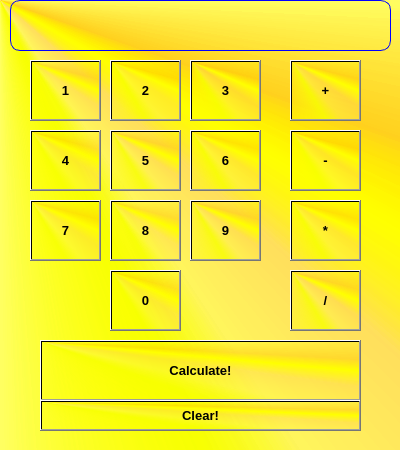
<?xml version="1.0" encoding="UTF-8"?>
<ui version="4.0">
 <class>MainWindow</class>
 <widget class="QMainWindow" name="MainWindow">
  <property name="geometry">
   <rect>
    <x>0</x>
    <y>0</y>
    <width>400</width>
    <height>450</height>
   </rect>
  </property>
  <property name="minimumSize">
   <size>
    <width>400</width>
    <height>450</height>
   </size>
  </property>
  <property name="maximumSize">
   <size>
    <width>400</width>
    <height>450</height>
   </size>
  </property>
  <property name="font">
   <font>
    <family>Segoe UI</family>
    <pointsize>12</pointsize>
    <weight>75</weight>
    <bold>true</bold>
   </font>
  </property>
  <property name="windowTitle">
   <string>Pixelsuft Calculator</string>
  </property>
  <property name="windowIcon">
   <iconset>
    <normaloff>icon.ico</normaloff>icon.ico</iconset>
  </property>
  <property name="styleSheet">
   <string notr="true">background-color: qconicalgradient(cx:0, cy:0, angle:135, stop:0 rgba(255, 255, 0, 69), stop:0.375 rgba(255, 255, 0, 69), stop:0.423533 rgba(251, 255, 0, 145), stop:0.45 rgba(247, 255, 0, 208), stop:0.477581 rgba(255, 244, 71, 130), stop:0.518717 rgba(255, 218, 71, 130), stop:0.55 rgba(255, 255, 0, 255), stop:0.57754 rgba(255, 203, 0, 130), stop:0.625 rgba(255, 255, 0, 69), stop:1 rgba(255, 255, 0, 69));</string>
  </property>
  <widget class="QWidget" name="centralwidget">
   <widget class="QPushButton" name="num1">
    <property name="geometry">
     <rect>
      <x>30</x>
      <y>60</y>
      <width>71</width>
      <height>61</height>
     </rect>
    </property>
    <property name="font">
     <font>
      <family>Segoe UI</family>
      <pointsize>10</pointsize>
      <weight>75</weight>
      <bold>true</bold>
     </font>
    </property>
    <property name="text">
     <string>1</string>
    </property>
   </widget>
   <widget class="QPushButton" name="num2">
    <property name="geometry">
     <rect>
      <x>110</x>
      <y>60</y>
      <width>71</width>
      <height>61</height>
     </rect>
    </property>
    <property name="font">
     <font>
      <family>Segoe UI</family>
      <pointsize>10</pointsize>
      <weight>75</weight>
      <bold>true</bold>
     </font>
    </property>
    <property name="text">
     <string>2</string>
    </property>
   </widget>
   <widget class="QPushButton" name="num3">
    <property name="geometry">
     <rect>
      <x>190</x>
      <y>60</y>
      <width>71</width>
      <height>61</height>
     </rect>
    </property>
    <property name="font">
     <font>
      <family>Segoe UI</family>
      <pointsize>10</pointsize>
      <weight>75</weight>
      <bold>true</bold>
     </font>
    </property>
    <property name="text">
     <string>3</string>
    </property>
   </widget>
   <widget class="QPushButton" name="num4">
    <property name="geometry">
     <rect>
      <x>30</x>
      <y>130</y>
      <width>71</width>
      <height>61</height>
     </rect>
    </property>
    <property name="font">
     <font>
      <family>Segoe UI</family>
      <pointsize>10</pointsize>
      <weight>75</weight>
      <bold>true</bold>
     </font>
    </property>
    <property name="text">
     <string>4</string>
    </property>
   </widget>
   <widget class="QPushButton" name="num5">
    <property name="geometry">
     <rect>
      <x>110</x>
      <y>130</y>
      <width>71</width>
      <height>61</height>
     </rect>
    </property>
    <property name="font">
     <font>
      <family>Segoe UI</family>
      <pointsize>10</pointsize>
      <weight>75</weight>
      <bold>true</bold>
     </font>
    </property>
    <property name="text">
     <string>5</string>
    </property>
   </widget>
   <widget class="QPushButton" name="num6">
    <property name="geometry">
     <rect>
      <x>190</x>
      <y>130</y>
      <width>71</width>
      <height>61</height>
     </rect>
    </property>
    <property name="font">
     <font>
      <family>Segoe UI</family>
      <pointsize>10</pointsize>
      <weight>75</weight>
      <bold>true</bold>
     </font>
    </property>
    <property name="text">
     <string>6</string>
    </property>
   </widget>
   <widget class="QPushButton" name="num7">
    <property name="geometry">
     <rect>
      <x>30</x>
      <y>200</y>
      <width>71</width>
      <height>61</height>
     </rect>
    </property>
    <property name="font">
     <font>
      <family>Segoe UI</family>
      <pointsize>10</pointsize>
      <weight>75</weight>
      <bold>true</bold>
     </font>
    </property>
    <property name="text">
     <string>7</string>
    </property>
   </widget>
   <widget class="QPushButton" name="num8">
    <property name="geometry">
     <rect>
      <x>110</x>
      <y>200</y>
      <width>71</width>
      <height>61</height>
     </rect>
    </property>
    <property name="font">
     <font>
      <family>Segoe UI</family>
      <pointsize>10</pointsize>
      <weight>75</weight>
      <bold>true</bold>
     </font>
    </property>
    <property name="text">
     <string>8</string>
    </property>
   </widget>
   <widget class="QPushButton" name="num9">
    <property name="geometry">
     <rect>
      <x>190</x>
      <y>200</y>
      <width>71</width>
      <height>61</height>
     </rect>
    </property>
    <property name="font">
     <font>
      <family>Segoe UI</family>
      <pointsize>10</pointsize>
      <weight>75</weight>
      <bold>true</bold>
     </font>
    </property>
    <property name="text">
     <string>9</string>
    </property>
   </widget>
   <widget class="QPushButton" name="num0">
    <property name="geometry">
     <rect>
      <x>110</x>
      <y>270</y>
      <width>71</width>
      <height>61</height>
     </rect>
    </property>
    <property name="font">
     <font>
      <family>Segoe UI</family>
      <pointsize>10</pointsize>
      <weight>75</weight>
      <bold>true</bold>
     </font>
    </property>
    <property name="text">
     <string>0</string>
    </property>
   </widget>
   <widget class="QPushButton" name="minus">
    <property name="geometry">
     <rect>
      <x>290</x>
      <y>130</y>
      <width>71</width>
      <height>61</height>
     </rect>
    </property>
    <property name="font">
     <font>
      <family>Segoe UI</family>
      <pointsize>10</pointsize>
      <weight>75</weight>
      <bold>true</bold>
     </font>
    </property>
    <property name="text">
     <string>-</string>
    </property>
   </widget>
   <widget class="QPushButton" name="plus">
    <property name="geometry">
     <rect>
      <x>290</x>
      <y>60</y>
      <width>71</width>
      <height>61</height>
     </rect>
    </property>
    <property name="font">
     <font>
      <family>Segoe UI</family>
      <pointsize>10</pointsize>
      <weight>75</weight>
      <bold>true</bold>
     </font>
    </property>
    <property name="text">
     <string>+</string>
    </property>
   </widget>
   <widget class="QPushButton" name="razdel">
    <property name="geometry">
     <rect>
      <x>290</x>
      <y>270</y>
      <width>71</width>
      <height>61</height>
     </rect>
    </property>
    <property name="font">
     <font>
      <family>Segoe UI</family>
      <pointsize>10</pointsize>
      <weight>75</weight>
      <bold>true</bold>
     </font>
    </property>
    <property name="text">
     <string>/</string>
    </property>
   </widget>
   <widget class="QPushButton" name="umnoz">
    <property name="geometry">
     <rect>
      <x>290</x>
      <y>200</y>
      <width>71</width>
      <height>61</height>
     </rect>
    </property>
    <property name="font">
     <font>
      <family>Segoe UI</family>
      <pointsize>10</pointsize>
      <weight>75</weight>
      <bold>true</bold>
     </font>
    </property>
    <property name="text">
     <string>*</string>
    </property>
   </widget>
   <widget class="QPushButton" name="calculate">
    <property name="geometry">
     <rect>
      <x>40</x>
      <y>340</y>
      <width>321</width>
      <height>61</height>
     </rect>
    </property>
    <property name="font">
     <font>
      <family>Segoe UI</family>
      <pointsize>10</pointsize>
      <weight>75</weight>
      <bold>true</bold>
     </font>
    </property>
    <property name="text">
     <string>Calculate!</string>
    </property>
   </widget>
   <widget class="QPushButton" name="clear">
    <property name="geometry">
     <rect>
      <x>40</x>
      <y>400</y>
      <width>321</width>
      <height>31</height>
     </rect>
    </property>
    <property name="font">
     <font>
      <family>Segoe UI</family>
      <pointsize>10</pointsize>
      <weight>75</weight>
      <bold>true</bold>
     </font>
    </property>
    <property name="text">
     <string>Clear!</string>
    </property>
   </widget>
   <widget class="QLineEdit" name="resultText">
    <property name="enabled">
     <bool>false</bool>
    </property>
    <property name="geometry">
     <rect>
      <x>10</x>
      <y>0</y>
      <width>381</width>
      <height>51</height>
     </rect>
    </property>
    <property name="font">
     <font>
      <family>Segoe UI</family>
      <pointsize>14</pointsize>
      <weight>75</weight>
      <bold>true</bold>
     </font>
    </property>
    <property name="styleSheet">
     <string notr="true">background-color: rgba(0, 0, 0, 0);
border: 1px solid blue;
border-radius: 10px;
color: black;</string>
    </property>
    <property name="text">
     <string/>
    </property>
    <property name="alignment">
     <set>Qt::AlignCenter</set>
    </property>
   </widget>
  </widget>
 </widget>
 <resources/>
 <connections/>
</ui>
